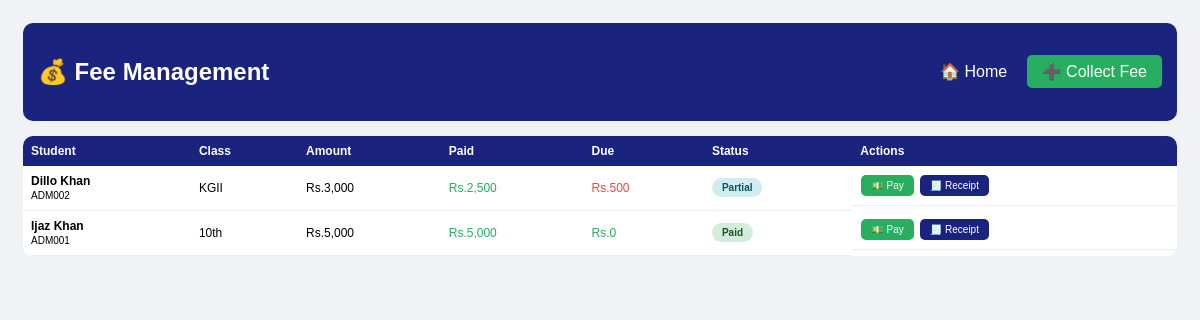
Page /modules/fees/index.php (signed in) on the committed database.
### tables this page shows
CREATE TABLE `fees` (
  `id` int(11) NOT NULL,
  `student_id` int(11) DEFAULT NULL,
  `amount` decimal(10,2) DEFAULT NULL,
  `paid_amount` decimal(10,2) DEFAULT 0.00,
  `due_date` date DEFAULT NULL,
  `payment_date` date DEFAULT NULL,
  `payment_method` varchar(50) DEFAULT NULL,
  `status` enum('Paid','Pending','Partial','Overdue') DEFAULT 'Pending'
);

CREATE TABLE `students` (
  `id` int(11) NOT NULL,
  `admission_no` varchar(20) NOT NULL,
  `first_name` varchar(50) NOT NULL,
  `last_name` varchar(50) DEFAULT NULL,
  `father_name` varchar(100) DEFAULT NULL,
  `mother_name` varchar(100) DEFAULT NULL,
  `dob` date DEFAULT NULL,
  `gender` enum('Male','Female','Other') DEFAULT NULL,
  `class` varchar(20) DEFAULT NULL,
  `section` varchar(10) DEFAULT NULL,
  `phone` varchar(20) DEFAULT NULL,
  `email` varchar(100) DEFAULT NULL,
  `address` text DEFAULT NULL,
  `photo` varchar(255) DEFAULT 'default.png',
  `admission_date` date DEFAULT NULL,
  `status` tinyint(4) DEFAULT 1,
  `created_at` timestamp NOT NULL DEFAULT current_timestamp()
);

### modules/fees/index.php (the view, shortened to what this page needs)
<?php
require_once '../../shared/config.php';
$fees_result = $conn->query("SELECT f.*, s.first_name, s.last_name, s.admission_no, s.class
                      FROM fees f JOIN students s ON f.student_id=s.id
                      ORDER BY f.id DESC LIMIT 50");
?>
<!DOCTYPE html>
<html>
<head>
</head>
<body>
<div class="header">
    <h2>💰 Fee Management</h2>
    <div>
        <a href="../../dashboard/">🏠 Home</a>
        <a href="collect.php" style="background:#27ae60;">➕ Collect Fee</a>
    </div>
</div>
<div class="card">
    <table>
        <thead>
            <tr>
                <th>Student</th>
                <th>Class</th>
                <th>Amount</th>
                <th>Paid</th>
                <th>Due</th>
                <th>Status</th>
                <th>Actions</th>
            </tr>
        </thead>
        <tbody>
            <?php if($fees_result && $fees_result->num_rows > 0): ?>
                <?php while($fee = $fees_result->fetch_assoc()):
                    $due_amount = $fee['amount'] - $fee['paid_amount'];
                    $status_class = strtolower($fee['status']);
                ?>
                    <tr>
                        <td>
                            <strong><?php echo $fee['first_name'].' '.$fee['last_name']; ?></strong>
                            <br><small><?php echo $fee['admission_no']; ?></small>
                        </td>
                        <td><?php echo $fee['class']; ?></td>
                        <td>Rs.<?php echo number_format($fee['amount']); ?></td>
                        <td style="color:#27ae60;">Rs.<?php echo number_format($fee['paid_amount']); ?></td>
                        <td style="color:<?php echo $due_amount>0?'#e74c3c':'#27ae60'; ?>;">
                            Rs.<?php echo number_format($due_amount); ?>
                        </td>
                        <td><span class="badge <?php echo $status_class; ?>"><?php echo $fee['status']; ?></span></td>
                        <td style="display:flex;gap:4px;">
                            <a href="collect.php?id=<?php echo $fee['id']; ?>" class="btn-sm btn-collect">💵 Pay</a>
                            <a href="receipt.php?id=<?php echo $fee['id']; ?>" class="btn-sm btn-receipt" target="_blank">🧾 Receipt</a>
                        </td>
                    </tr>
                <?php endwhile; ?>
            <?php else: ?>
                <tr><td colspan="7" style="text-align:center;padding:30px;">No fee records found</td></tr>
            <?php endif; ?>
        </tbody>
    </table>
</div>
</body>
</html>

### modules/fees/index.php (style rules this page uses)
body { font-family: Arial; background: #f0f2f5; padding: 15px; }
.header { background: #1a237e; color: white; padding: 15px; border-radius: 10px; display: flex; justify-content: space-between; align-items: center; margin-bottom: 15px; flex-wrap: wrap; gap: 10px; }
.header a { color: white; text-decoration: none; padding: 8px 15px; border-radius: 5px; }
.card { background: white; border-radius: 10px; overflow: hidden; }
table { width: 100%; border-collapse: collapse; font-size: 12px; }
th { background: #1a237e; color: white; padding: 8px; text-align: left; }
td { padding: 8px; border-bottom: 1px solid #eee; }
.badge { padding: 4px 10px; border-radius: 12px; font-size: 10px; font-weight: bold; display: inline-block; }
.paid { background: #d4edda; color: #155724; }
.partial { background: #d1ecf1; color: #0c5460; }
.btn-sm { padding: 5px 10px; border-radius: 5px; text-decoration: none; color: white; font-size: 10px; display: inline-block; margin: 1px; }
.btn-collect { background: #27ae60; }
.btn-receipt { background: #1a237e; }

### rows in the picture
fees: student.first_name "Dillo", student.last_name "Khan", student.admission_no "ADM002", student.class "KGII", amount "3,000", paid_amount "2,500", due_amount "500", status "Partial"
fees: student.first_name "Ijaz", student.last_name "Khan", student.admission_no "ADM001", student.class "10th", amount "5,000", paid_amount "5,000", due_amount "0", status "Paid"
